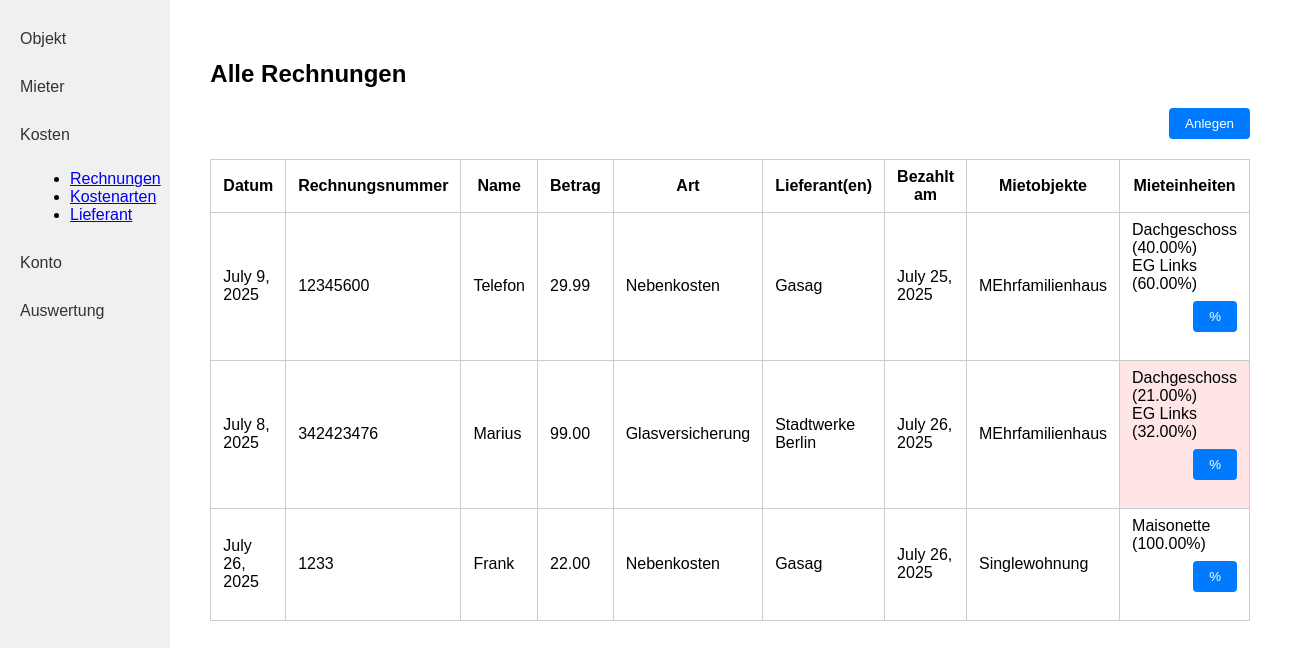
The app's page /rechnungen/ with its own data.
### kostenpruefung_mietobjekte_app/models.py (models this page shows, shortened)
class Rechnung(models.Model):
    created_by = models.ForeignKey(User, on_delete=models.CASCADE, related_name="rechnungen_created", null=True, blank=True)
    datum = models.DateField()
    rechnungsnummer = models.CharField(max_length=255)
    name = models.CharField(max_length=255) # Descriptive name to identify the payment
    betrag = models.DecimalField(max_digits=10, decimal_places=2)
    art = models.ForeignKey('Rechnungsart', on_delete=models.PROTECT)
    lieferant = models.ManyToManyField('Lieferant')
    bezahlt_am = models.DateField()
    mietobjekt = models.ForeignKey('Mietobjekt', on_delete=models.CASCADE, related_name="rechnungen", null=True, blank=True)

class Rechnungsart(models.Model):
    created_by = models.ForeignKey(User, on_delete=models.CASCADE, related_name="rechnungsarten_created", null=True, blank=True)
    name = models.CharField(max_length=255)
    def __str__(self):
        return self.name

class Lieferant(models.Model):
    created_by = models.ForeignKey(User, on_delete=models.CASCADE, related_name="lieferanten_created", null=True, blank=True)
    firmenname = models.CharField(max_length=255)
    vorname = models.CharField(max_length=255)
    nachname = models.CharField(max_length=255)
    strasse = models.CharField(max_length=255)
    hausnummer = models.CharField(max_length=10)
    plz = models.CharField(max_length=10) # 2 - 10 characters (numbers and letters)
    ort = models.CharField(max_length=100)
    land = models.CharField(max_length=100)
    e_mail = models.EmailField()
    telefon = models.CharField(max_length=100)

class Mietobjekt(models.Model):
    created_by = models.ForeignKey(User, on_delete=models.CASCADE, related_name="mietobjekte_created", null=True, blank=True)
    name = models.CharField(max_length=255)
    strasse_hausnummer = models.CharField(max_length=255)
    plz = models.CharField(max_length=10) # 2 - 10 characters (numbers and letters)
    ort = models.CharField(max_length=100)
    land = models.CharField(max_length=100)
    kaufdatum = models.DateField()
    kaufpreis = models.DecimalField(max_digits=10, decimal_places=2)
    darlehen = models.DecimalField(max_digits=10, decimal_places=2)
    grundschuld = models.DecimalField(max_digits=10, decimal_places=2)
    FARBE_CHOICES = [
        ('rot', 'Rot'),
        ('blau', 'Blau'),
        ('gruen', 'Grün'),
        ('gelb', 'Gelb'),
        ('schwarz', 'Schwarz'),
    ]
    farbe = models.CharField(max_length=20, choices=FARBE_CHOICES)

class Mieteinheit(models.Model):
    mietobjekt = models.ForeignKey(Mietobjekt, on_delete=models.CASCADE, related_name="mieteinheiten")
    name = models.CharField(max_length=255)

class Prozent(models.Model):
    mieteinheit = models.ForeignKey('Mieteinheit', on_delete=models.CASCADE, related_name="prozent_mieteinheit")
    rechnung = models.ForeignKey('Rechnung', on_delete=models.CASCADE, related_name="prozent_rechnung")
    prozent = models.DecimalField(max_digits=5, decimal_places=2, null=True, blank=True)  # Value between 0 and 100

### kostenpruefung_mietobjekte_app/views.py (the view)
# urls.py: path('rechnungen/', rechnungen, name='rechnungen'),
def rechnungen(request):
    rechnungen = Rechnung.objects.prefetch_related(
        'lieferant',
        'mietobjekt__mieteinheiten__prozent_mieteinheit',
        'prozent_rechnung'
    )
    for r in rechnungen:
        total = 0
        for mieteinheit in r.mietobjekt.mieteinheiten.all():
            for prozent in mieteinheit.prozent_mieteinheit.all():
                if prozent in r.prozent_rechnung.all():
                    total += prozent.prozent or 0
        r.percent_not_100 = abs(total - 100) > 0.01
    return render(request, 'kostenpruefung_mietobjekte_app/rechnungen.html', {
        'rechnungen': rechnungen,
    })

### kostenpruefung_mietobjekte_app/templates/kostenpruefung_mietobjekte_app/rechnungen.html (shortened to what this page needs)
{% load static %}
<!DOCTYPE html>
<html lang="de">
<head>
    <link rel="stylesheet" href="{% static 'kostenpruefung_mietobjekte_app/style.css' %}">
</head>
<body>
<div class="flex-container">
    <nav class="sidebar">
        <a class="sidebar-link" href="{% url 'objekt_index' %}">Objekt</a>
        <a class="sidebar-link" href="{% url 'mieter' %}">Mieter</a>
        <a class="sidebar-link" href="#">Kosten</a>
        <ul style="list-style-type: disc; margin-left: 30px; margin-bottom: 20px;">
            <li><a href="{% url 'rechnungen' %}">Rechnungen</a></li>
            <li><a href="{% url 'kostenarten' %}">Kostenarten</a></li>
            <li><a href="{% url 'lieferanten' %}">Lieferant</a></li>
        </ul>
        <a class="sidebar-link" href="{% url 'konto' %}">Konto</a>
        <a class="sidebar-link" href="#">Auswertung</a>
    </nav>
    <div class="main-content">
        <h2>Alle Rechnungen</h2>
        <form action="{% url 'rechnung_create' %}" method="get" style="margin-bottom: 16px;">
            <button class="action-btn" type="submit">Anlegen</button>
        </form>
        <table class="object-table">
            <tr>
                <th>Datum</th>
                <th>Rechnungsnummer</th>
                <th>Name</th>
                <th>Betrag</th>
                <th>Art</th>
                <th>Lieferant(en)</th>
                <th>Bezahlt am</th>
                <th>Mietobjekte</th>
                <th>Mieteinheiten</th>
            </tr>
            {% for r in rechnungen %}
            <tr>
                <td>{{ r.datum }}</td>
                <td>{{ r.rechnungsnummer }}</td>
                <td>{{ r.name }}</td>
                <td>{{ r.betrag }}</td>
                <td>{{ r.art }}</td>
                <td>
                    {% for l in r.lieferant.all %}
                        {{ l.firmenname }}{% if not forloop.last %},<br>{% endif %}
                    {% endfor %}
                </td>
                <td>{{ r.bezahlt_am }}</td>
                <td>{{ r.mietobjekt.name }}</td>
                <td {% if r.percent_not_100 %}style="background-color:#ffe5e5;"{% endif %}>
                    {% for mieteinheit in r.mietobjekt.mieteinheiten.all %}
                        {{ mieteinheit.name }}
                        {% for prozent in mieteinheit.prozent_mieteinheit.all %}
                            {% if prozent in r.prozent_rechnung.all %}
                                ({{ prozent.prozent }}%)
                            {% endif %}
                        {% endfor %}
                        <br>
                    {% endfor %}
                    <form action="{% url 'prozent_bulk_update' r.id %}" method="get" style="margin-top: 8px;">
                        <button class="action-btn" type="submit">%</button>
                    </form>
                </td>
            </tr>
            {% empty %}
            <tr>
                <td colspan="9">Keine Rechnungen vorhanden.</td>
            </tr>
            {% endfor %}
        </table>
    </div>
</div>
</body>
</html>

### kostenpruefung_mietobjekte_app/static/kostenpruefung_mietobjekte_app/style.css (style rules this page uses)
body { margin: 0; font-family: Arial, sans-serif; }
.flex-container { display: flex; }
.sidebar { width: 200px; background: #f0f0f0; height: 100vh; padding: 20px 0; }
.sidebar-link { display: block; padding: 10px 20px; color: #333; text-decoration: none; margin-bottom: 10px; }
.main-content { flex: 1; padding: 40px; }
.object-table { width: 100%; border-collapse: collapse; }
.object-table th, .object-table td { border: 1px solid #ccc; padding: 8px 12px; }
.action-btn { float: right; padding: 8px 16px; background: #007bff; color: #fff; border: none; border-radius: 4px; cursor: pointer; margin-bottom: 20px; }

### records on screen
Rechnung: datum "July 9, 2025", rechnungsnummer "12345600", name "Telefon", betrag "29.99", art "Nebenkosten", bezahlt_am "July 25, 2025", mietobjekt.name "MEhrfamilienhaus"
Lieferant: firmenname "Gasag"
Mieteinheit: name "Dachgeschoss"
Prozent: prozent "40.00"
Mieteinheit: name "EG Links"
Prozent: prozent "60.00"
Rechnung: datum "July 8, 2025", rechnungsnummer "342423476", name "Marius", betrag "99.00", art "Glasversicherung", bezahlt_am "July 26, 2025", mietobjekt.name "MEhrfamilienhaus"
Lieferant: firmenname "Stadtwerke Berlin"
Prozent: prozent "21.00"
Prozent: prozent "32.00"
Rechnung: datum "July 26, 2025", rechnungsnummer "1233", name "Frank", betrag "22.00", art "Nebenkosten", bezahlt_am "July 26, 2025", mietobjekt.name "Singlewohnung"
Mieteinheit: name "Maisonette"
Prozent: prozent "100.00"
